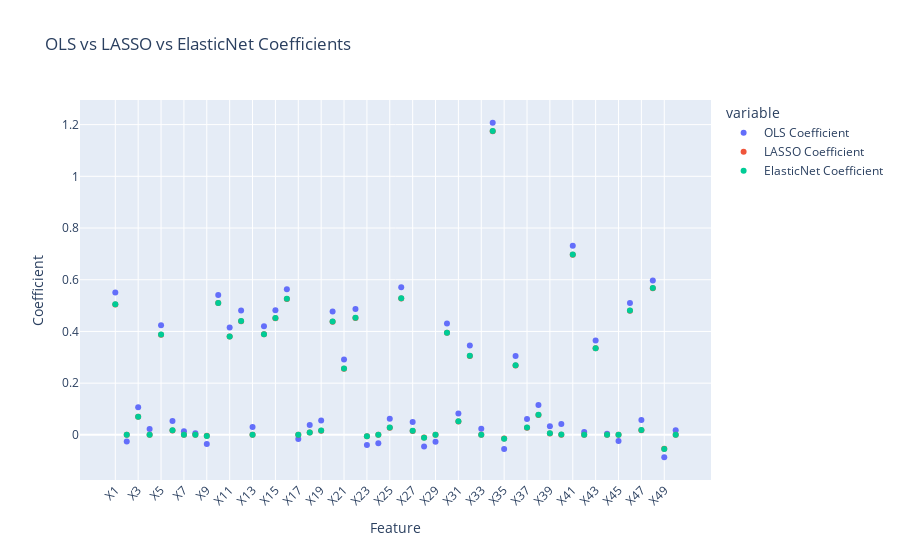

The notebook cell saved with this chart:
### Markdown cell above
Let us compare LASSO CV and ElasticNet CV to OLS on a graph to see the effects of regularisation.

### Code cell
# Get the coefficients and feature names for Lasso and ElasticNet
lasso_coefficients = lasso_cv_model.coef_
elastic_net_coefficients = elastic_net.coef_
feature_names = X0_train.columns

# Initialize the OLS regression model
ols_model = LinearRegression()
# Fit the OLS model to the training data
ols_model.fit(X1_train, y0_train)
# Get the coefficients for OLS
ols_coefficients = ols_model.coef_

# Create DataFrames for Lasso and OLS coefficients
lasso_coeff_df = pd.DataFrame({'Feature': feature_names, 'LASSO Coefficient': lasso_coefficients})
elastic_net_coeff_df = pd.DataFrame({'Feature': feature_names, 'ElasticNet Coefficient': elastic_net_coefficients})
ols_coeff_df = pd.DataFrame({'Feature': feature_names, 'OLS Coefficient': ols_coefficients})

# Combine the DataFrames
combined_coeff_df = pd.merge(ols_coeff_df, lasso_coeff_df, on='Feature')
combined_coeff_df = pd.merge(combined_coeff_df, elastic_net_coeff_df, on='Feature')

# Create an interactive scatter plot using Plotly
fig = px.scatter(combined_coeff_df, x='Feature', y=['OLS Coefficient', 'LASSO Coefficient', 'ElasticNet Coefficient'],
                 title='OLS vs LASSO vs ElasticNet Coefficients', labels={'value': 'Coefficient'})

# Customize layout
fig.update_layout(xaxis={'tickangle': -45, 'title': 'Feature'},
                  yaxis={'title': 'Coefficient'})

# Show the interactive plot
fig.show()

### Figure 1 — Plotly figure (JSON) as saved in the notebook; plotly's stock layout.template omitted (floating-point values rounded to 4 significant figures)
{"data": [{"hovertemplate": "variable=OLS Coefficient<br>Feature=%{x}<br>Coefficient=%{y}<extra></extra>", "legendgroup": "OLS Coefficient", "marker": {"color": "#636efa", "symbol": "circle"}, "mode": "markers", "name": "OLS Coefficient", "orientation": "v", "showlegend": true, "type": "scatter", "x": ["X1", "X2", "X3", "X4", "X5", "X6", "X7", "X8", "X9", "X10", "X11", "X12", "X13", "X14", "X15", "X16", "X17", "X18", "X19", "X20", "X21", "X22", "X23", "X24", "X25", "X26", "X27", "X28", "X29", "X30", "X31", "X32", "X33", "X34", "X35", "X36", "X37", "X38", "X39", "X40", "X41", "X42", "X43", "X44", "X45", "X46", "X47", "X48", "X49", "X50"], "xaxis": "x", "y": [0.5505, -0.02578, 0.1066, 0.0226, 0.4241, 0.05409, 0.01396, 0.006224, -0.03572, 0.5406, 0.4153, 0.4809, 0.03076, 0.4205, 0.4818, 0.563, -0.0155, 0.03788, 0.05513, 0.4775, 0.2915, 0.487, -0.03895, -0.03206, 0.06235, 0.5706, 0.04993, -0.04488, -0.02614, 0.4311, 0.08265, 0.3457, 0.02413, 1.207, -0.05477, 0.3053, 0.06165, 0.1154, 0.03307, 0.04158, 0.7312, 0.01067, 0.3647, 0.004682, -0.02398, 0.5096, 0.05717, 0.5975, -0.08657, 0.01804], "yaxis": "y"}, {"hovertemplate": "variable=LASSO Coefficient<br>Feature=%{x}<br>Coefficient=%{y}<extra></extra>", "legendgroup": "LASSO Coefficient", "marker": {"color": "#EF553B", "symbol": "circle"}, "mode": "markers", "name": "LASSO Coefficient", "orientation": "v", "showlegend": true, "type": "scatter", "x": ["X1", "X2", "X3", "X4", "X5", "X6", "X7", "X8", "X9", "X10", "X11", "X12", "X13", "X14", "X15", "X16", "X17", "X18", "X19", "X20", "X21", "X22", "X23", "X24", "X25", "X26", "X27", "X28", "X29", "X30", "X31", "X32", "X33", "X34", "X35", "X36", "X37", "X38", "X39", "X40", "X41", "X42", "X43", "X44", "X45", "X46", "X47", "X48", "X49", "X50"], "xaxis": "x", "y": [0.5047, -0.0, 0.06973, 0.0, 0.387, 0.01653, 0.0, 0.0, -0.003846, 0.5096, 0.38, 0.4398, 0.0, 0.3889, 0.4513, 0.5253, -0.0, 0.008907, 0.01596, 0.4377, 0.2558, 0.4525, -0.00507, -0.0, 0.02758, 0.5277, 0.01532, -0.01049, -0.0, 0.3946, 0.05214, 0.3046, 0.0, 1.175, -0.01444, 0.2685, 0.02782, 0.0764, 0.005697, 5.538e-05, 0.6968, 0.0, 0.3349, 0.0, -0.0, 0.48, 0.01783, 0.5673, -0.05342, 0.0], "yaxis": "y"}, {"hovertemplate": "variable=ElasticNet Coefficient<br>Feature=%{x}<br>Coefficient=%{y}<extra></extra>", "legendgroup": "ElasticNet Coefficient", "marker": {"color": "#00cc96", "symbol": "circle"}, "mode": "markers", "name": "ElasticNet Coefficient", "orientation": "v", "showlegend": true, "type": "scatter", "x": ["X1", "X2", "X3", "X4", "X5", "X6", "X7", "X8", "X9", "X10", "X11", "X12", "X13", "X14", "X15", "X16", "X17", "X18", "X19", "X20", "X21", "X22", "X23", "X24", "X25", "X26", "X27", "X28", "X29", "X30", "X31", "X32", "X33", "X34", "X35", "X36", "X37", "X38", "X39", "X40", "X41", "X42", "X43", "X44", "X45", "X46", "X47", "X48", "X49", "X50"], "xaxis": "x", "y": [0.5057, -0.0, 0.07055, 0.0, 0.3878, 0.01743, 0.0, 0.0, -0.004603, 0.5104, 0.3808, 0.4407, 0.0, 0.3896, 0.452, 0.5262, -0.0, 0.009612, 0.01687, 0.4387, 0.2567, 0.4533, -0.005812, -0.0, 0.02837, 0.5286, 0.01608, -0.01129, -0.0, 0.3954, 0.05284, 0.3055, 0.0, 1.175, -0.01537, 0.2693, 0.02857, 0.07735, 0.006333, 0.001007, 0.6975, 0.0, 0.3355, 0.0, -0.0, 0.4807, 0.01871, 0.568, -0.05418, 0.0], "yaxis": "y"}], "layout": {"legend": {"title": {"text": "variable"}, "tracegroupgap": 0}, "title": {"text": "OLS vs LASSO vs ElasticNet Coefficients"}, "xaxis": {"anchor": "y", "domain": [0, 1], "tickangle": -45, "title": {"text": "Feature"}}, "yaxis": {"anchor": "x", "domain": [0, 1], "title": {"text": "Coefficient"}}}}
